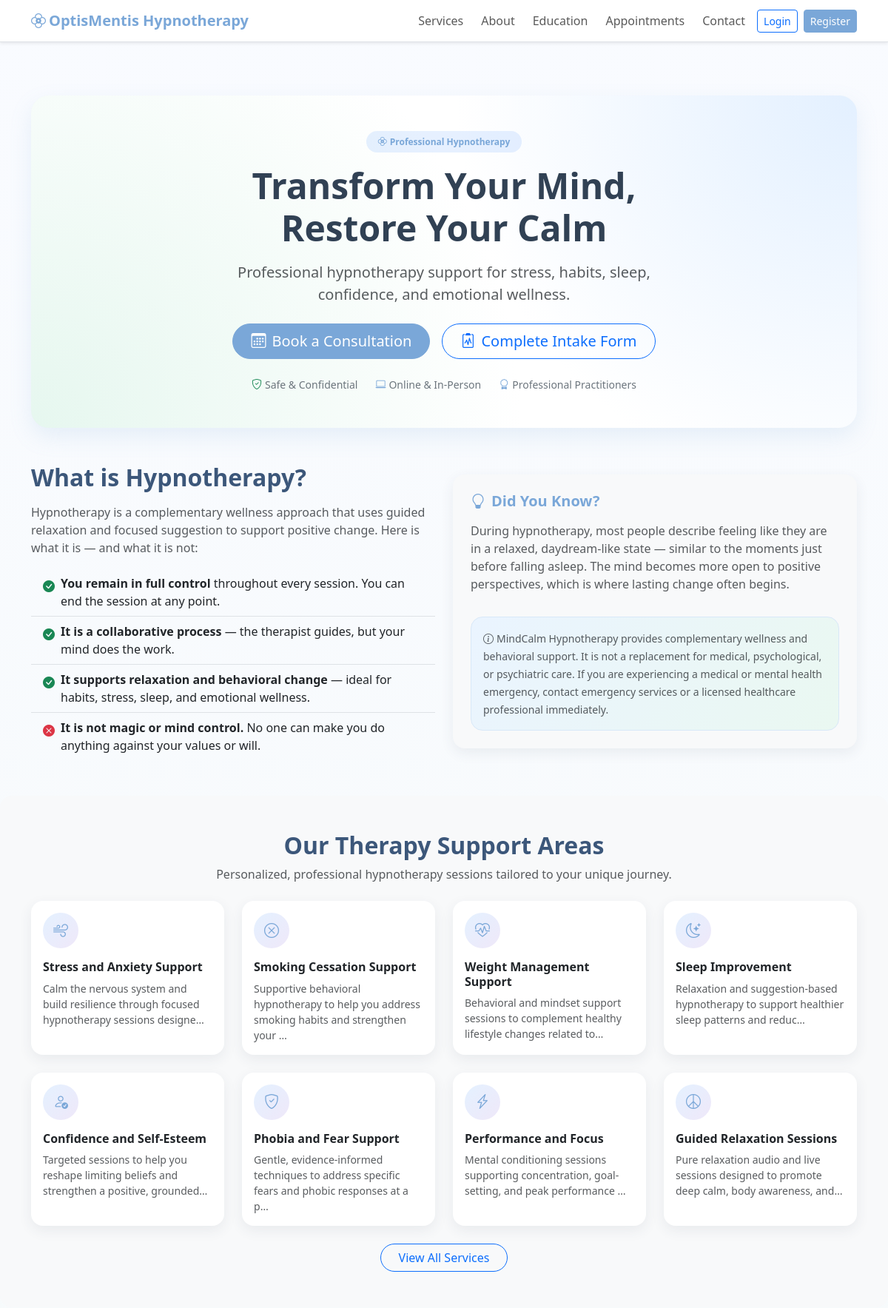
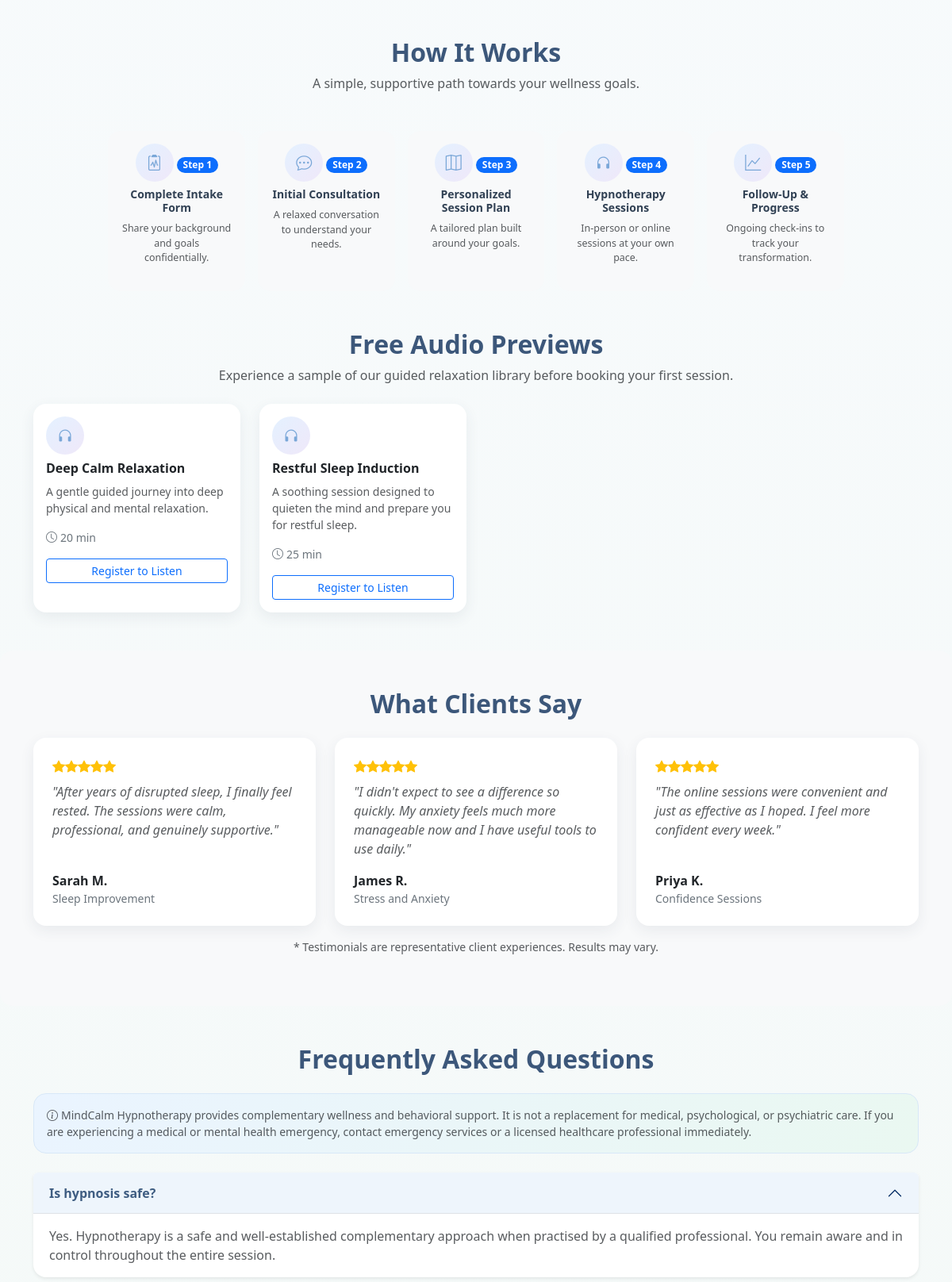
The page / (upper part) on the database its author committed (2 pictures, top to bottom).
### tables this page shows
CREATE TABLE IF NOT EXISTS services (
    id               INT UNSIGNED AUTO_INCREMENT PRIMARY KEY,
    title            VARCHAR(150) NOT NULL,
    slug             VARCHAR(160) NOT NULL UNIQUE,
    description      TEXT DEFAULT NULL,
    icon             VARCHAR(80)  DEFAULT 'bi-star',
    price            DECIMAL(8,2) DEFAULT NULL,
    duration_minutes SMALLINT UNSIGNED DEFAULT 60,
    is_active        TINYINT(1) NOT NULL DEFAULT 1,
    created_at       DATETIME NOT NULL DEFAULT CURRENT_TIMESTAMP
);

CREATE TABLE IF NOT EXISTS audio_sessions (
    id               INT UNSIGNED AUTO_INCREMENT PRIMARY KEY,
    title            VARCHAR(200) NOT NULL,
    category         VARCHAR(80)  DEFAULT NULL,
    description      TEXT DEFAULT NULL,
    audio_file       VARCHAR(255) DEFAULT NULL,
    duration_minutes SMALLINT UNSIGNED DEFAULT NULL,
    access_type      ENUM('free','premium','assigned') NOT NULL DEFAULT 'free',
    is_active        TINYINT(1) NOT NULL DEFAULT 1,
    created_at       DATETIME NOT NULL DEFAULT CURRENT_TIMESTAMP
);

### includes/functions.php (called while the page is built, shortened)
<?php
function e(string $value): string
{
    return htmlspecialchars($value, ENT_QUOTES, 'UTF-8');
}
function is_logged_in(): bool
{
    return isset($_SESSION['user_id'], $_SESSION['user_role']);
}
function app_disclaimer(): string
{
    return 'MindCalm Hypnotherapy provides complementary wellness and behavioral support. It is not a replacement for medical, psychological, or psychiatric care. If you are experiencing a medical or mental health emergency, contact emergency services or a licensed healthcare professional immediately.';
}

### index.php (the view, shortened to what this page needs)
<?php
require_once __DIR__ . '/config/db.php';
$stmtServices = $pdo->query("SELECT * FROM services WHERE is_active = 1 LIMIT 8");
$services = $stmtServices->fetchAll();
$stmtAudio = $pdo->query("SELECT * FROM audio_sessions WHERE is_active = 1 AND access_type = 'free' LIMIT 4");
$freeSessions = $stmtAudio->fetchAll();
require_once __DIR__ . '/includes/header.php';
?>
<section class="container my-5">
    <div class="hero text-center">
        <span class="badge bg-primary bg-opacity-10 text-primary fw-semibold mb-3 rounded-pill px-3 py-2">
            <i class="bi bi-flower2 me-1"></i>Professional Hypnotherapy
        </span>
        <h1 class="display-5 fw-bold mb-3">Transform Your Mind,<br>Restore Your Calm</h1>
        <p class="lead text-muted mx-auto mb-4" style="max-width:620px">
            Professional hypnotherapy support for stress, habits, sleep, confidence, and emotional wellness.
        </p>
        <div class="d-flex flex-wrap justify-content-center gap-3">
            <a href="appointment.php" class="btn btn-primary btn-lg px-4 rounded-pill">
                <i class="bi bi-calendar3 me-2"></i>Book a Consultation
            </a>
            <a href="intake_form.php" class="btn btn-outline-primary btn-lg px-4 rounded-pill">
                <i class="bi bi-clipboard2-pulse me-2"></i>Complete Intake Form
            </a>
        </div>
        <div class="mt-4 d-flex flex-wrap justify-content-center gap-4 text-secondary small">
            <span><i class="bi bi-shield-check text-success me-1"></i>Safe &amp; Confidential</span>
            <span><i class="bi bi-laptop me-1 text-primary"></i>Online &amp; In-Person</span>
            <span><i class="bi bi-award me-1 text-primary"></i>Professional Practitioners</span>
        </div>
    </div>
</section>
<section class="container my-5">
    <div class="row align-items-center g-4">
        <div class="col-lg-6">
            <h2 class="page-title mb-3">What is Hypnotherapy?</h2>
            <p class="text-muted">Hypnotherapy is a complementary wellness approach that uses guided relaxation and focused suggestion to support positive change. Here is what it is — and what it is not:</p>
            <ul class="list-group list-group-flush mt-3">
                <li class="list-group-item bg-transparent d-flex align-items-start gap-2">
                    <i class="bi bi-check-circle-fill text-success mt-1 flex-shrink-0"></i>
                    <span><strong>You remain in full control</strong> throughout every session. You can end the session at any point.</span>
                </li>
                <li class="list-group-item bg-transparent d-flex align-items-start gap-2">
                    <i class="bi bi-check-circle-fill text-success mt-1 flex-shrink-0"></i>
                    <span><strong>It is a collaborative process</strong> — the therapist guides, but your mind does the work.</span>
                </li>
                <li class="list-group-item bg-transparent d-flex align-items-start gap-2">
                    <i class="bi bi-check-circle-fill text-success mt-1 flex-shrink-0"></i>
                    <span><strong>It supports relaxation and behavioral change</strong> — ideal for habits, stress, sleep, and emotional wellness.</span>
                </li>
                <li class="list-group-item bg-transparent d-flex align-items-start gap-2">
                    <i class="bi bi-x-circle-fill text-danger mt-1 flex-shrink-0"></i>
                    <span><strong>It is not magic or mind control.</strong> No one can make you do anything against your values or will.</span>
                </li>
            </ul>
        </div>
        <div class="col-lg-6">
            <div class="card section-card bg-light p-4">
                <h5 class="fw-bold text-primary mb-3"><i class="bi bi-lightbulb me-2"></i>Did You Know?</h5>
                <p class="text-muted">During hypnotherapy, most people describe feeling like they are in a relaxed, daydream-like state — similar to the moments just before falling asleep. The mind becomes more open to positive perspectives, which is where lasting change often begins.</p>
                <div class="wellness-banner mt-3">
                    <small class="text-muted"><i class="bi bi-info-circle me-1"></i><?= e(app_disclaimer()) ?></small>
                </div>
            </div>
        </div>
    </div>
</section>
<section class="bg-light rounded-soft py-5 my-5">
    <div class="container">
        <h2 class="page-title text-center mb-2">Our Therapy Support Areas</h2>
        <p class="text-center text-muted mb-4">Personalized, professional hypnotherapy sessions tailored to your unique journey.</p>
        <?php if ($services): ?>
            <div class="row g-4">
                <?php foreach ($services as $service): ?>
                    <div class="col-sm-6 col-lg-3">
                        <div class="card section-card h-100 p-3">
                            <div class="service-icon mb-3">
                                <i class="bi <?= e($service['icon']) ?>"></i>
                            </div>
                            <h6 class="fw-bold"><?= e($service['title']) ?></h6>
                            <p class="text-muted small mb-0"><?= e(mb_substr($service['description'], 0, 90)) ?>…</p>
                        </div>
                    </div>
                <?php endforeach; ?>
            </div>
        <?php endif; ?>
        <div class="text-center mt-4">
            <a href="services.php" class="btn btn-outline-primary rounded-pill px-4">View All Services</a>
        </div>
    </div>
</section>
<section class="container my-5">
    <h2 class="page-title text-center mb-2">How It Works</h2>
    <p class="text-center text-muted mb-5">A simple, supportive path towards your wellness goals.</p>
    <div class="row g-3 justify-content-center text-center">
        <?php
        $steps = [
            ['icon' => 'bi-clipboard2-pulse', 'step' => 1, 'title' => 'Complete Intake Form',         'desc' => 'Share your background and goals confidentially.'],
            ['icon' => 'bi-chat-dots',         'step' => 2, 'title' => 'Initial Consultation',        'desc' => 'A relaxed conversation to understand your needs.'],
            ['icon' => 'bi-map',               'step' => 3, 'title' => 'Personalized Session Plan',   'desc' => 'A tailored plan built around your goals.'],
            ['icon' => 'bi-headphones',        'step' => 4, 'title' => 'Hypnotherapy Sessions',       'desc' => 'In-person or online sessions at your own pace.'],
            ['icon' => 'bi-graph-up',          'step' => 5, 'title' => 'Follow-Up & Progress',        'desc' => 'Ongoing check-ins to track your transformation.'],
        ];
        foreach ($steps as $s):
        ?>
            <div class="col-6 col-lg-2">
                <div class="bg-light rounded-soft p-3 h-100">
                    <div class="service-icon mx-auto mb-2"><i class="bi <?= e($s['icon']) ?>"></i></div>
                    <div class="badge bg-primary rounded-pill mb-1">Step <?= $s['step'] ?></div>
                    <h6 class="fw-bold small"><?= e($s['title']) ?></h6>
                    <p class="text-muted" style="font-size:.78rem"><?= e($s['desc']) ?></p>
                </div>
            </div>
        <?php endforeach; ?>
    </div>
</section>
<?php if (!empty($freeSessions)): ?>
    <section class="container my-5">
        <h2 class="page-title text-center mb-2">Free Audio Previews</h2>
        <p class="text-center text-muted mb-4">Experience a sample of our guided relaxation library before booking your first session.</p>
        <div class="row g-4">
            <?php foreach ($freeSessions as $audio): ?>
                <div class="col-sm-6 col-lg-3">
                    <div class="card section-card h-100 p-3">
                        <div class="service-icon mb-2"><i class="bi bi-headphones"></i></div>
                        <h6 class="fw-bold"><?= e($audio['title']) ?></h6>
                        <p class="text-muted small"><?= e($audio['description']) ?></p>
                        <small class="text-secondary"><i class="bi bi-clock me-1"></i><?= (int) $audio['duration_minutes'] ?> min</small>
                        <?php if (is_logged_in()): ?>
                            <a href="client/audio_library.php" class="btn btn-sm btn-outline-primary mt-3">Listen</a>
                        <?php else: ?>
                            <a href="register.php" class="btn btn-sm btn-outline-primary mt-3">Register to Listen</a>
                        <?php endif; ?>
                    </div>
                </div>
            <?php endforeach; ?>
        </div>
    </section>
<?php endif; ?>
<section class="bg-light rounded-soft py-5 my-5">
    <div class="container">
        <h2 class="page-title text-center mb-4">What Clients Say</h2>
        <div class="row g-4">
            <?php
            $testimonials = [
                ['quote' => 'After years of disrupted sleep, I finally feel rested. The sessions were calm, professional, and genuinely supportive.', 'name' => 'Sarah M.', 'context' => 'Sleep Improvement'],
                ['quote' => "I didn't expect to see a difference so quickly. My anxiety feels much more manageable now and I have useful tools to use daily.", 'name' => 'James R.', 'context' => 'Stress and Anxiety'],
                ['quote' => 'The online sessions were convenient and just as effective as I hoped. I feel more confident every week.', 'name' => 'Priya K.', 'context' => 'Confidence Sessions'],
            ];
            foreach ($testimonials as $t):
            ?>
                <div class="col-md-4">
                    <div class="card section-card h-100 p-4">
                        <div class="mb-2 text-warning">
                            <i class="bi bi-star-fill"></i><i class="bi bi-star-fill"></i><i class="bi bi-star-fill"></i><i class="bi bi-star-fill"></i><i class="bi bi-star-fill"></i>
                        </div>
                        <p class="text-muted fst-italic">"<?= e($t['quote']) ?>"</p>
                        <div class="mt-auto">
                            <strong><?= e($t['name']) ?></strong>
                            <small class="text-secondary d-block"><?= e($t['context']) ?></small>
                        </div>
                    </div>
                </div>
            <?php endforeach; ?>
        </div>
        <p class="text-center text-muted small mt-3">* Testimonials are representative client experiences. Results may vary.</p>
    </div>
</section>
<section class="container my-5">
    <h2 class="page-title text-center mb-4">Frequently Asked Questions</h2>
    <div class="wellness-banner text-muted small mb-4">
        <i class="bi bi-info-circle me-1"></i><?= e(app_disclaimer()) ?>
    </div>
    <div class="accordion faq-accordion" id="faqAccordion">
        <?php
        $faqs = [
            [
                'q' => 'Is hypnosis safe?',
                'a' => 'Yes. Hypnotherapy is a safe and well-established complementary approach when practised by a qualified professional. You remain aware and in control throughout the entire session.'
            ],
            [
                'q' => 'Will I lose control during a session?',
                'a' => 'No. You cannot be made to do anything against your values or wishes. You retain full awareness and can end the session at any time.'
            ],
            [
                'q' => 'How many sessions will I need?',
                'a' => 'This varies by individual and by goal. Most clients notice meaningful change within 3–6 sessions, though your therapist will discuss a plan personalised to you during your initial consultation.'
            ],
            [
                'q' => 'Is online hypnotherapy possible?',
                'a' => 'Yes. Online sessions are highly effective and offer the convenience of attending from your own comfortable environment using a video call platform.'
            ],
            [
                'q' => 'Is this a replacement for medical treatment?',
                'a' => 'No. ' . app_disclaimer()
            ],
        ];
        foreach ($faqs as $i => $faq):
            $collapseId = 'faq' . $i;
        ?>
            <div class="accordion-item border-0 mb-2 rounded-soft overflow-hidden shadow-sm">
                <h3 class="accordion-header">
                    <button class="accordion-button <?= $i > 0 ? 'collapsed' : '' ?> fw-semibold" type="button"
                        data-bs-toggle="collapse" data-bs-target="#<?= e($collapseId) ?>" aria-expanded="<?= $i === 0 ? 'true' : 'false' ?>">
                        <?= e($faq['q']) ?>
                    </button>
                </h3>
                <div id="<?= e($collapseId) ?>" class="accordion-collapse collapse <?= $i === 0 ? 'show' : '' ?>" data-bs-parent="#faqAccordion">
                    <div class="accordion-body text-muted"><?= e($faq['a']) ?></div>
                </div>
            </div>
        <?php endforeach; ?>
    </div>
</section>
<?php require_once __DIR__ . '/includes/footer.php'; ?>

### assets/css/style.css (style rules this page uses)
:root { --brand-blue: #7aa7d8; --brand-green: #97c7b2; --brand-lavender: #d8c7ea; --brand-ink: #314154; --brand-soft: #f6f9fc; }
body { font-family: "Segoe UI", Tahoma, Geneva, Verdana, sans-serif; background: linear-gradient(180deg, #f9fbff 0%, #f4f9f7 100%); color: var(--brand-ink); }
.text-primary { color: var(--brand-blue) !important; }
.btn-primary { background-color: var(--brand-blue); border-color: var(--brand-blue); }
.hero { background: radial-gradient(circle at top right, #e3f0ff, transparent 45%), radial-gradient(circle at bottom left, #e6f7ef, transparent 55%), #ffffff; border-radius: 1.5rem; padding: 3rem 2rem; box-shadow: 0 12px 30px rgba(122, 167, 216, 0.15); }
.section-card { border: 0; border-radius: 1rem; box-shadow: 0 6px 18px rgba(49, 65, 84, 0.08); }
.service-icon { width: 48px; height: 48px; display: inline-flex; align-items: center; justify-content: center; border-radius: 50%; background: linear-gradient(135deg, #e4f1ff, #efe8f9); color: var(--brand-blue); font-size: 1.25rem; }
.wellness-banner { background: linear-gradient(120deg, #eaf4ff 0%, #eaf8f1 100%); border: 1px solid #d8e8f8; border-radius: 1rem; padding: 1rem; }
.faq-accordion .accordion-button:not(.collapsed) { background-color: #eef5fc; color: #3f5d82; }
.rounded-soft { border-radius: 1rem; }
.page-title { font-weight: 700; color: #3c577a; }

### rows shown on the page
services: title "Stress and Anxiety Support", description "Calm the nervous system and build resilience through focused hypnotherapy sessions designe"
services: title "Smoking Cessation Support", description "Supportive behavioral hypnotherapy to help you address smoking habits and strengthen your"
services: title "Weight Management Support", description "Behavioral and mindset support sessions to complement healthy lifestyle changes related to"
services: title "Sleep Improvement", description "Relaxation and suggestion-based hypnotherapy to support healthier sleep patterns and reduc"
services: title "Confidence and Self-Esteem", description "Targeted sessions to help you reshape limiting beliefs and strengthen a positive, grounded"
services: title "Phobia and Fear Support", description "Gentle, evidence-informed techniques to address specific fears and phobic responses at a p"
services: title "Performance and Focus", description "Mental conditioning sessions supporting concentration, goal-setting, and peak performance"
services: title "Guided Relaxation Sessions", description "Pure relaxation audio and live sessions designed to promote deep calm, body awareness, and"
audio_sessions: title "Deep Calm Relaxation", description "A gentle guided journey into deep physical and mental relaxation.", duration_minutes "20"
audio_sessions: title "Restful Sleep Induction", description "A soothing session designed to quieten the mind and prepare you for restful sleep.", duration_minutes "25"

### other values the page prints
APP_NAME "OptisMentis Hypnotherapy"
$s['step'] "1"
$s['title'] "Complete Intake Form"
$s['desc'] "Share your background and goals confidentially."
$s['step'] "2"
$s['title'] "Initial Consultation"
$s['desc'] "A relaxed conversation to understand your needs."
$s['step'] "3"
$s['title'] "Personalized Session Plan"
$s['desc'] "A tailored plan built around your goals."
$s['step'] "4"
$s['title'] "Hypnotherapy Sessions"
$s['desc'] "In-person or online sessions at your own pace."
$s['step'] "5"
$s['title'] "Follow-Up & Progress"
